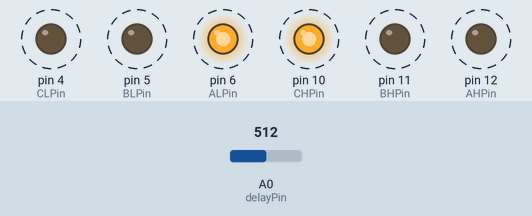
Simulated run of this sketch. Board: Arduino Uno, built with avr-gcc and run on an emulated ATmega328P. Parts: output pins drawn as LEDs (lit = HIGH). Dashed ring = blinking. Inputs (shaded band) come from the test bench; at power-on: A0 (delayPin) = 512.

Above: at 1.29 s.
1.3 s: A0 (delayPin) set to 0
2.8 s: A0 (delayPin) set to 122
At 3.02 s:
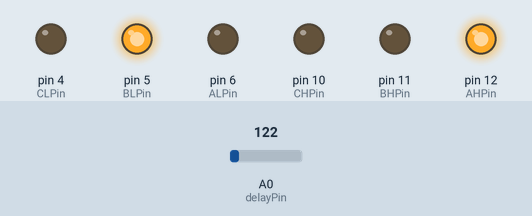
5.8 s: A0 (delayPin) set to 511
At 6.7 s:
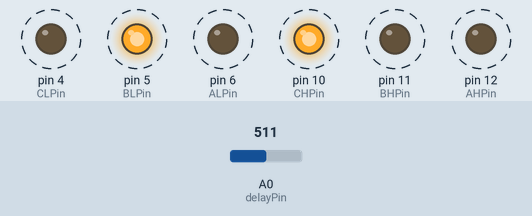
8.8 s: A0 (delayPin) set to 306
At 9.24 s:
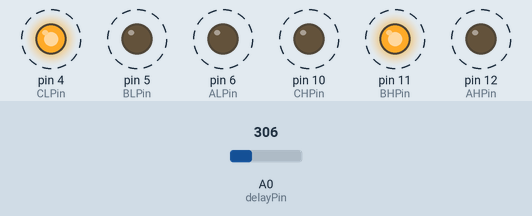
Timing chart, 0 to 12.8 s (numbered marks = the images above; inputs shaded):
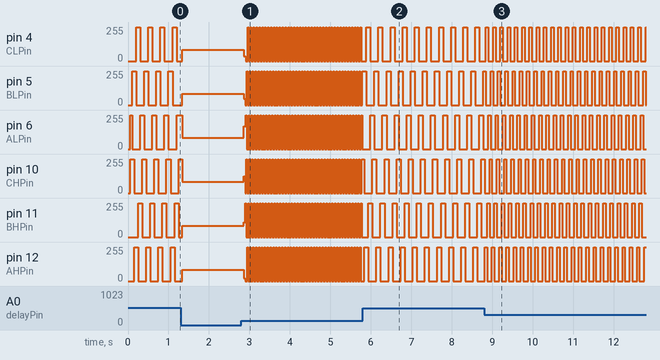

Measured:
- after the input at 2.8 s, pin 4 (CLPin): 86/255 → 37/255 after 0.06 s, then repeats every 0.07 s: 0/255 0.05 s, 255/255 0.02 s; pin 5 (BLPin): 86/255 → 47/255 after 0.06 s, then repeats every 0.05 s: 0/255 0.03 s, 255/255 0.02 s
- after the input at 5.8 s, pin 4 (CLPin), pin 5 (BLPin): alternates 255/255 for 0.10 s and 0/255 for 0.20 s, starting after 0.09 s
- after the input at 8.8 s, pin 4 (CLPin), pin 5 (BLPin): alternates 255/255 for 0.06 s and 0/255 for 0.12 s, starting at once

The sketch:

LogicNPNGate3PhaseMotorDriver.ino
```cpp
void setPhase(unsigned char ph);
void advancePhase(char dir);

const unsigned char AHPin = 12;
const unsigned char ALPin = 6;
const unsigned char BHPin = 11;
const unsigned char BLPin = 5;
const unsigned char CHPin = 10;
const unsigned char CLPin = 4;
const unsigned char delayPin = A0;

char currentPhase = 0;
char motorDirection = 1;
unsigned long previousDelay = 0;

const unsigned char phaseStates[6]{
  B011000,
  B010010,
  B000110,
  B100100,
  B100001,
  B001001
};

void setPhase(unsigned char ph){
  Serial.begin(115200);
  unsigned char phase = phaseStates[ph];
  digitalWrite(AHPin, (phase & B100000) >> 5);
  digitalWrite(ALPin, (phase & B010000) >> 4);
  digitalWrite(BHPin, (phase & B001000) >> 3);
  digitalWrite(BLPin, (phase & B000100) >> 2);
  digitalWrite(CHPin, (phase & B000010) >> 1);
  digitalWrite(CLPin, phase & B000001);
}

void advancePhase(char dir){
  currentPhase += dir;
  if(currentPhase > 5){
    currentPhase = 0;
  }else if(currentPhase < 0){
    currentPhase = 5;
  }
}

void setup(){
  pinMode(AHPin, OUTPUT);
  pinMode(ALPin, OUTPUT);
  pinMode(BHPin, OUTPUT);
  pinMode(BLPin, OUTPUT);
  pinMode(CHPin, OUTPUT);
  pinMode(CLPin, OUTPUT);
  pinMode(delayPin, INPUT);
}

void loop(){
  long delay = map(analogRead(delayPin), 0, 1024, 0, 100000);
    if(micros() - previousDelay <= delay) { return; }
    previousDelay += delay;

    advancePhase(motorDirection);
    setPhase(currentPhase);
}
```
